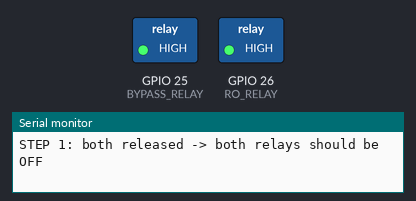
Recording of a sketch running on a simulated ESP32. Shown: switched loads named in the sketch (green lamp = pin HIGH), the last lines printed to the serial monitor.

Above: at 2.0 s.
At 6.0 s:
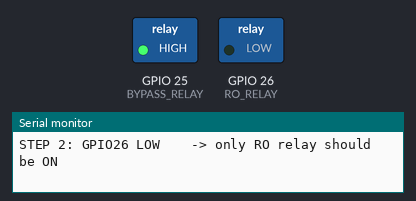
At 10.0 s:
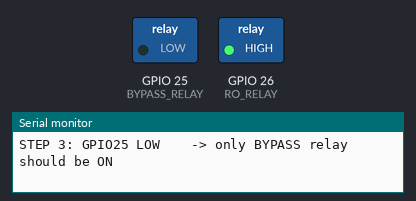
Timing chart, 0 to 15.6 s (numbered marks = the images above):
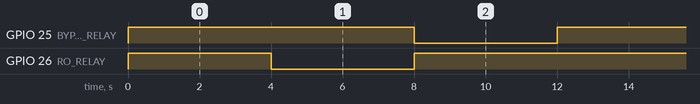

Measured:
- by itself, GPIO 25 (BYPASS_RELAY), GPIO 26 (RO_RELAY): alternates HIGH for 8.0 s and LOW for 4.0 s
- by itself, everything shown: repeats every 12.0 s, in 3 steps

The sketch:

Relay_Test.ino
```cpp
/*
  Relay test: ESP32 GPIO26 = RO relay IN, GPIO25 = BYPASS relay IN. Serial Monitor 115200.
  Disconnect nothing. Watch the relay LEDs and listen for clicks, 4 seconds per step.
  HIGH is never driven here: a pin is either pulled LOW or released (open drain).
*/
#include <driver/gpio.h>
#define RO_RELAY 26
#define BYPASS_RELAY 25

void setPins(bool roLow, bool bypassLow, const char* text) {
  digitalWrite(RO_RELAY, roLow ? LOW : HIGH);
  digitalWrite(BYPASS_RELAY, bypassLow ? LOW : HIGH);
  Serial.println(text);
  delay(4000);
}

void setup() {
  gpio_set_level((gpio_num_t)RO_RELAY, 1);
  gpio_set_level((gpio_num_t)BYPASS_RELAY, 1);
  pinMode(RO_RELAY, OUTPUT_OPEN_DRAIN);
  pinMode(BYPASS_RELAY, OUTPUT_OPEN_DRAIN);
  digitalWrite(RO_RELAY, HIGH);
  digitalWrite(BYPASS_RELAY, HIGH);
  Serial.begin(115200);
}

void loop() {
  setPins(false, false, "STEP 1: both released -> both relays should be OFF");
  setPins(true,  false, "STEP 2: GPIO26 LOW    -> only RO relay should be ON");
  setPins(false, true,  "STEP 3: GPIO25 LOW    -> only BYPASS relay should be ON");
}
```
